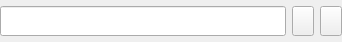
<?xml version="1.0" encoding="UTF-8"?>
<ui version="4.0">
 <class>CLineEdit</class>
 <widget class="QWidget" name="CLineEdit">
  <property name="geometry">
   <rect>
    <x>0</x>
    <y>0</y>
    <width>342</width>
    <height>42</height>
   </rect>
  </property>
  <property name="sizePolicy">
   <sizepolicy hsizetype="Preferred" vsizetype="Fixed">
    <horstretch>0</horstretch>
    <verstretch>0</verstretch>
   </sizepolicy>
  </property>
  <property name="windowTitle">
   <string>Form</string>
  </property>
  <layout class="QHBoxLayout" name="horizontalLayout">
   <property name="spacing">
    <number>6</number>
   </property>
   <property name="margin">
    <number>0</number>
   </property>
   <item>
    <widget class="QLineEdit" name="lineEdit">
     <property name="sizePolicy">
      <sizepolicy hsizetype="Expanding" vsizetype="Fixed">
       <horstretch>0</horstretch>
       <verstretch>0</verstretch>
      </sizepolicy>
     </property>
     <property name="minimumSize">
      <size>
       <width>0</width>
       <height>30</height>
      </size>
     </property>
     <property name="maximumSize">
      <size>
       <width>16777215</width>
       <height>30</height>
      </size>
     </property>
    </widget>
   </item>
   <item>
    <widget class="QPushButton" name="clearButton">
     <property name="sizePolicy">
      <sizepolicy hsizetype="Fixed" vsizetype="Fixed">
       <horstretch>0</horstretch>
       <verstretch>0</verstretch>
      </sizepolicy>
     </property>
     <property name="minimumSize">
      <size>
       <width>22</width>
       <height>30</height>
      </size>
     </property>
     <property name="maximumSize">
      <size>
       <width>22</width>
       <height>30</height>
      </size>
     </property>
     <property name="text">
      <string/>
     </property>
    </widget>
   </item>
   <item>
    <widget class="QPushButton" name="browseButton">
     <property name="sizePolicy">
      <sizepolicy hsizetype="Fixed" vsizetype="Fixed">
       <horstretch>0</horstretch>
       <verstretch>0</verstretch>
      </sizepolicy>
     </property>
     <property name="minimumSize">
      <size>
       <width>22</width>
       <height>30</height>
      </size>
     </property>
     <property name="maximumSize">
      <size>
       <width>22</width>
       <height>30</height>
      </size>
     </property>
     <property name="text">
      <string/>
     </property>
    </widget>
   </item>
  </layout>
 </widget>
 <resources/>
 <connections/>
</ui>
